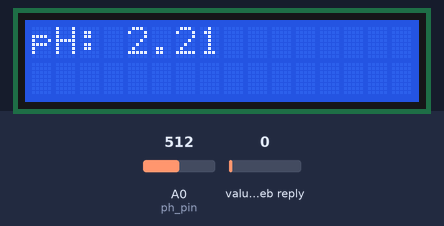
This sketch was run on a simulated Arduino Uno R4 WiFi. Parts: 16×2 character LCD. Inputs (shaded band) come from the test bench; at power-on: A0 (ph_pin) = 512, value in the web reply 0 (analog values on the 0–1023 scale). WiFi joins after 1.5 s; servers stay silent unless stated; web services answer with replies made up by the test bench; what the sketch prints to the serial monitor is not drawn.

Above: at 2.7 s.
2.8 s: A0 (ph_pin) set to 716
At 4.1 s:
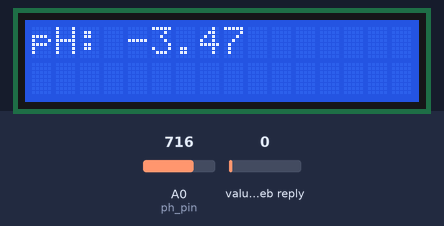
4.9 s: A0 (ph_pin) set to 900
At 6.0 s:
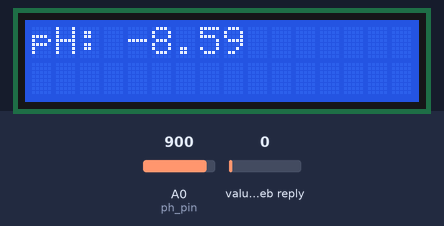
6.8 s: A0 (ph_pin) set to 1023
At 7.8 s:
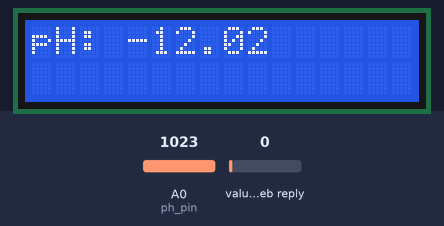
Timing chart, 0 to 9.8 s (numbered marks = the images above; inputs shaded):
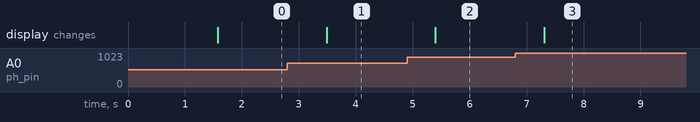

The sketch:

pH_measurement.ino
```cpp
// Libraries
#include <LiquidCrystal_I2C.h>
#include <ThingSpeak.h>
#include <WiFiS3.h>
#include <ArduinoHttpClient.h>
#include <vector> // To store SSIDs and passwords

// Global Variables
float ph_pin = A0; // Analog Pin 0 is defined -> pH-module connected to this output
LiquidCrystal_I2C lcd(0x27, 16, 2); // Define 16 by 2 LCD
WiFiClient client;

// Thingspeak Information
char* writeAPIKey = "WGI97BCW1S82TN65"; // Write API key
char* readAPIKey2 = "XPKLHK5T9G31SYE9"; // Read API key for channel 2
char* readAPIKey3 = "XM5NCK03FCWB4OJN"; // Read API Key for channel 3
const long channelID = 2705567; // ThingSpeak channel ID
const long channelID2 = 2801763; // ThingSpeak channel 2 ID (for offset and SSIDs)
const long channelID3 = 2803519; // ThingSpeak channel 3 ID (for passwords)
const char* server = "api.thingspeak.com";
const int port = 80; // HTTP Request port

HttpClient httpClient(client, server, port);

// Other constants
float offset = 16.46; // default offset from first calibration
String channelStatus = "";

// Vectors to store SSIDs and passwords
std::vector<String> wifiSSIDs = {"adoli-home"}; // Preloaded with the current SSID
std::vector<String> wifiPasswords = {"zugerberg1"}; // Preloaded with the current password

void setup() {

  Serial.begin(9600);
  analogReadResolution(12); // Change ADC Resolution

  // LCD I2C Display
  lcd.init(); // Initialize LCD
  lcd.backlight(); // Turns on LCD Backlight
  lcd.clear(); // Clears Display of previous text

  // Attempt Wi-Fi connection
  connectToAvailableWiFi();
  Serial.println("Start");
}

void loop() {
  if (WiFi.status() != WL_CONNECTED) {
    connectToAvailableWiFi(); // Retry Wi-Fi connection if disconnected
  }

  // MEASUREMENTS AND MATH
  float sensor_value = analogRead(ph_pin); // Read A0
  float voltage_output = sensor_value * (5.0 / 4095.0); // Convert ADC-value (Analog-to-digital) to voltage output
  float ph_value = -5.7 * voltage_output + 16.46; // Slope (usually -5.7) x voltage output + offset (determined via buffer solutions)

  // PRINTING in Serial Monitor
  String message = "Voltage Output: " + String(voltage_output) + " | pH: " + String(ph_value) + " | Sensor Value: " + sensor_value;
  Serial.println(message);

  // LCD display
  String message_LCD = "pH: " + String(ph_value); // Set up Message for LCD incl. pH Value
  lcd.setCursor(0, 0); // Sets cursor to first row
  lcd.print(message_LCD); // Prints to LCD

  // Write data to ThingSpeak channel
  writeTSData(channelID, 1, ph_value);

  // Read statuses and add to vectors
  readTSStatus(channelID2, wifiSSIDs, readAPIKey2);
  readTSStatus(channelID3, wifiPasswords, readAPIKey3);
  readFieldFromChannel(channelID2, 1, readAPIKey2);

  delay(1000);
}

// ThingSpeak functions
int writeTSData(long TSChannel, unsigned int TSField, float data) {
  int writeSuccess = ThingSpeak.writeField(TSChannel, TSField, data, writeAPIKey); // Uses ThingSpeak's "writeField" to send data to specified location
  return writeSuccess; // Return the result of the write operation (1 = success, 0 = failure)
}

void readTSStatus(long TSChannel, std::vector<String>& targetVector, const char* readAPI) {
  String url = "http://api.thingspeak.com/channels/" + String(TSChannel) + "/status.json?api_key=" + String(readAPI);

  httpClient.get(url);
  int statusCode = httpClient.responseStatusCode();

  if (statusCode == 200) {
    String response = httpClient.responseBody();
    // Parse the "status" field
    int statusIndex = response.indexOf("\"status\":\"") + 10; // Find "status" field
    int endIndex = response.indexOf("\"", statusIndex);
    String status = response.substring(statusIndex, endIndex);

    // Add the status to the vector if it is not already present
    if (std::find(targetVector.begin(), targetVector.end(), status) == targetVector.end()) {
      targetVector.push_back(status);
    }

    Serial.println("Status added: " + status);
  } else {
    Serial.println("HTTP Error: ");
    Serial.println(statusCode);
  }
}

void readFieldFromChannel(long channelID, int fieldNumber, const char* readAPI) {
  String url = "http://api.thingspeak.com/channels/" + String(channelID) + "/fields/" + String(fieldNumber) + ".json?api_key=" + String(readAPI);

  // Send the HTTP GET request
  httpClient.get(url);

  // Check for a successful response
  int statusCode = httpClient.responseStatusCode();
  if (statusCode == 200) {
    // Parse the response
    String response = httpClient.responseBody();

    // Look for the "feeds" array in the response
    int feedsIndex = response.indexOf("\"feeds\":");
    if (feedsIndex != -1) {
      // Extract the feeds part of the response
      String feedsData = response.substring(feedsIndex + 8); // Move past "feeds": part
      feedsData.trim();  // Remove extra spaces or newline characters

      // Find the first data object in the feeds
      int fieldValueIndex = feedsData.indexOf("\"field" + String(fieldNumber) + "\":");
      if (fieldValueIndex != -1) {
        fieldValueIndex += String("\"field" + String(fieldNumber) + "\":").length(); // Move past the field key

        // Get the field value
        int endIndex = feedsData.indexOf(",", fieldValueIndex);
        if (endIndex == -1) { // If it's the last field in the object
          endIndex = feedsData.indexOf("}", fieldValueIndex);
        }

        String fieldValue = feedsData.substring(fieldValueIndex, endIndex);
        offset  = fieldValue.toFloat();

        // Print the value of the field
        Serial.println("Field " + String(fieldNumber) + " value: " + fieldValue);
      } else {
        Serial.println("Field " + String(fieldNumber) + " not found in the response.");
      }
    } else {
      Serial.println("No feeds found in the response.");
    }
  } else {
    Serial.println("HTTP Error: " + String(statusCode));
  }
}


// Wi-Fi Connection Function
void connectToAvailableWiFi() {
  for (size_t i = 0; i < wifiSSIDs.size(); i++) {
    Serial.println("Attempting to connect to WiFi: " + wifiSSIDs[i]);

    WiFi.begin(wifiSSIDs[i].c_str(), wifiPasswords[i].c_str());
    unsigned long startAttemptTime = millis();

    // Wait for connection or timeout after 10 seconds
    while (WiFi.status() != WL_CONNECTED && millis() - startAttemptTime < 10000) {
      delay(500);
      Serial.print(".");
    }

    if (WiFi.status() == WL_CONNECTED) {
      Serial.println("\nConnected to WiFi: " + wifiSSIDs[i]);
      ThingSpeak.begin(client);
      return; // Exit function once connected
    } else {
      Serial.println("\nFailed to connect to WiFi: " + wifiSSIDs[i]);
    }
  }

  Serial.println("Unable to connect to any WiFi network. Retrying...");
}
```

Measured:
- after the input at 2.8 s, the display: changes after 0.69 s (image 1)
- after the input at 4.9 s, the display: changes after 0.50 s (image 2)
- after the input at 6.8 s, the display: changes after 0.51 s (image 3)
